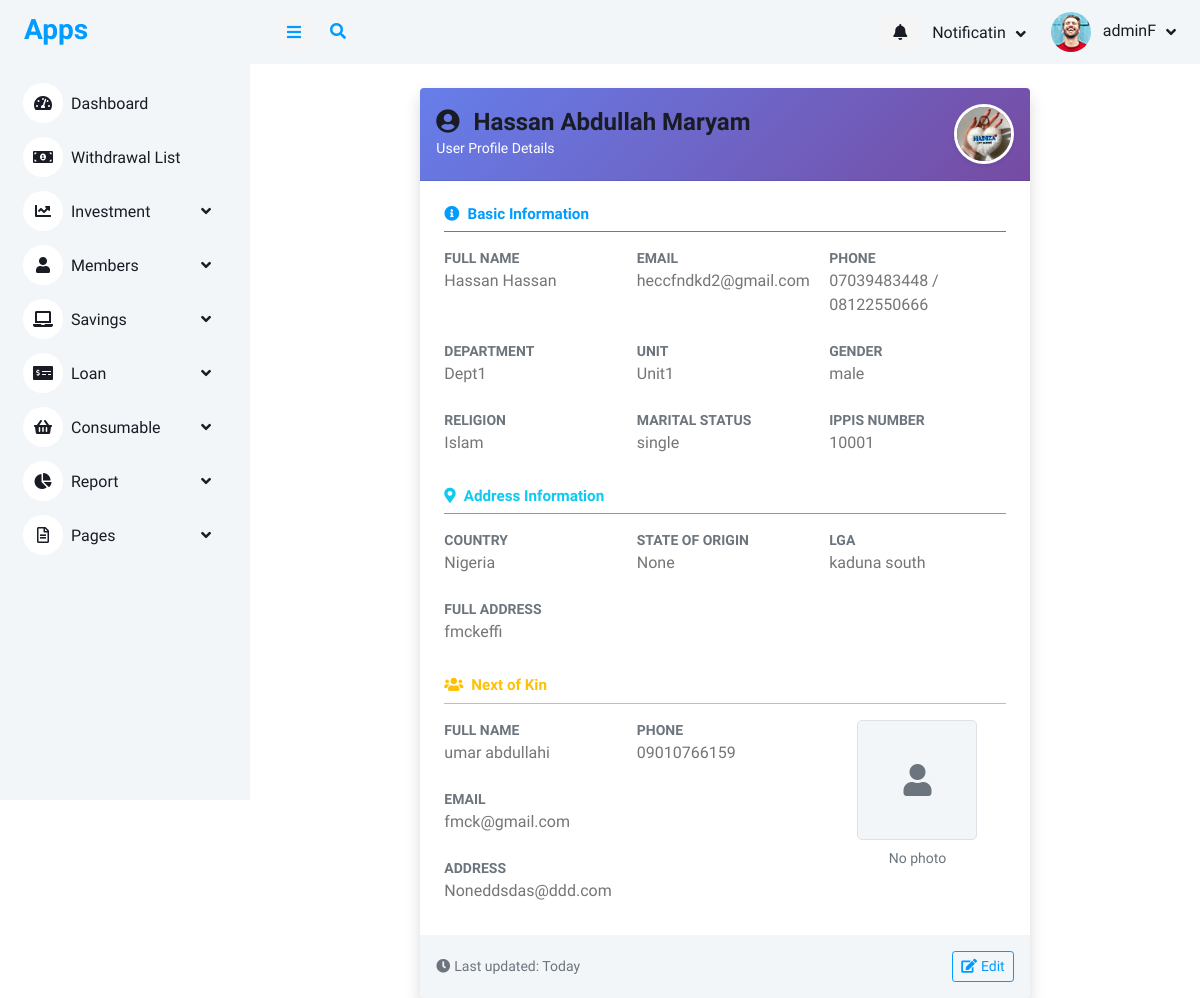
The app's page /member/1/ (signed in) with its own data.
### accounts/models.py (models this page shows, shortened)
class User(AbstractUser):
    first_name = models.CharField(max_length=100)
    last_name = models.CharField(max_length=100)
    other_name = models.CharField(max_length=100)
    date_of_birth = models.DateField(blank=True,null=True)
    username = models.CharField(max_length=100, unique=True)
    savings = models.IntegerField(blank=True,null=True)
    account_type = models.CharField(max_length=100,blank=True,null=True)
    department = models.CharField(max_length=100)
    unit = models.CharField(max_length=100)
    gender = models.ForeignKey(Gender, on_delete=models.CASCADE, blank=True, null=True)
    group = models.ForeignKey(UserGroup, on_delete=models.CASCADE, blank=True, null=True)
    marital_status = models.ForeignKey(MaritalStatus,on_delete=models.SET_NULL, null=True, blank=True)
    religion = models.ForeignKey(Religion, on_delete=models.SET_NULL, null=True, blank=True,)
    passport = models.ImageField(upload_to='passport', blank=True, null=True)
    phone1 = models.CharField(max_length=15,null=True, blank=True)
    phone2 = models.CharField(max_length=15, null=True, blank=True)
    email = models.EmailField(blank=True, null=True)
    member_number = models.CharField(max_length=100)

class Gender(models.Model):
    title = models.CharField(max_length=150)
    def __str__(self):
        return self.title

class Religion(models.Model):
    title = models.CharField(max_length=150)
    def __str__(self):
        return self.title

class MaritalStatus(models.Model):
    title = models.CharField(max_length=150)
    def __str__(self):
        return self.title

class Member(models.Model):
    member = models.OneToOneField(User, on_delete=models.CASCADE, null=True, blank=True,related_name='member')
    ippis = models.IntegerField(unique=True)  # Required and unique
    total_savings = models.DecimalField(max_digits=12, decimal_places=2, blank=True, null=True)

class Address(models.Model):
    user = models.OneToOneField(User, on_delete=models.SET_NULL, null=True, blank=True)
    country = models.CharField(max_length=200, blank=True, null=True)
    state_of_origin = models.ForeignKey('State', on_delete=models.SET_NULL, null=True, blank=True)
    local_government_area = models.CharField(max_length=250)
    address = models.CharField(max_length=500)

class NextOfKin(models.Model):
    user = models.OneToOneField(User, on_delete=models.SET_NULL, null=True, blank=True)
    full_names = models.CharField(max_length=150)
    phone_no = models.CharField(max_length=115)
    address = models.CharField(max_length=500)
    email = models.EmailField()
    netofkin_passport = models.ImageField(upload_to='netofkin_passport', blank=True, null=True)

### accounts/views.py (the view)
# urls.py: path("member/<int:id>/", views.member_detail, name="member_detail"),
@login_required
def member_detail(request, id):
    member = get_object_or_404(Member, id=id)
    user = member.member  # related User object
    address = getattr(user, 'address', None)
    next_of_kin = getattr(user, 'nextofkin', None)
    context = {"user": user, "member": member,"address": address, "next_of_kin": next_of_kin }
    return render(request, "accounts/member_detail.html", context)

### templates/accounts/member_detail.html (shortened to what this page needs)
{% extends 'base/base.html' %}
{% block content %}
<div class="container mt-4">
    <div class="row justify-content-center">
        <div class="col-lg-10 col-xl-8">
            <div class="card shadow border-0">
                <div class="card-header bg-gradient-primary text-white py-3">
                    <div class="row align-items-center">
                        <div class="col">
                            <h4 class="mb-0">
                                <i class="fas fa-user-circle me-2"></i>
                                {{ user.first_name }} {{ user.last_name }} {{ user.other_name }}
                            </h4>
                            <small class="opacity-75">User Profile Details</small>
                        </div>
                        <div class="col-auto">
                            {% if user.passport %}
                                <img src="{{ user.passport.url }}" class="rounded-circle border border-white border-3 shadow-sm" style="width: 60px; height: 60px; object-fit: cover;" alt="Profile">
                            {% else %}
                                <div class="bg-white bg-opacity-25 rounded-circle d-flex align-items-center justify-content-center" style="width: 60px; height: 60px;">
                                    <i class="fas fa-user text-white opacity-75"></i>
                                </div>
                            {% endif %}
                        </div>
                    </div>
                </div>
                <div class="card-body p-4">
                    <div class="row g-4">
                        <div class="col-12">
                            <h6 class="text-primary mb-3 border-bottom border-primary border-opacity-25 pb-2">
                                <i class="fas fa-info-circle me-2"></i>Basic Information
                            </h6>
                            <div class="row g-3">
                                <div class="col-md-4 col-sm-6">
                                    <small class="text-muted text-uppercase fw-bold d-block">Full Name</small>
                                    <p class="mb-2">{{ user.first_name }}  {{ user.first_name }}</p>
                                </div>
                                <div class="col-md-4 col-sm-6">
                                    <small class="text-muted text-uppercase fw-bold d-block">Email</small>
                                    <p class="mb-2">{{ user.email }}</p>
                                </div>
                                <div class="col-md-4 col-sm-6">
                                    <small class="text-muted text-uppercase fw-bold d-block">Phone</small>
                                    <p class="mb-2">{{ user.phone1 }}{% if user.phone2 %} / {{ user.phone2 }}{% endif %}</p>
                                </div>
                                <div class="col-md-4 col-sm-6">
                                    <small class="text-muted text-uppercase fw-bold d-block">Department</small>
                                    <p class="mb-2">{{ user.department }}</p>
                                </div>
                                <div class="col-md-4 col-sm-6">
                                    <small class="text-muted text-uppercase fw-bold d-block">Unit</small>
                                    <p class="mb-2">{{ user.unit }}</p>
                                </div>
                                <div class="col-md-4 col-sm-6">
                                    <small class="text-muted text-uppercase fw-bold d-block">Gender</small>
                                    <p class="mb-2">{{ user.gender }}</p>
                                </div>
                                <div class="col-md-4 col-sm-6">
                                    <small class="text-muted text-uppercase fw-bold d-block">Religion</small>
                                    <p class="mb-2">{{ user.religion }}</p>
                                </div>
                                <div class="col-md-4 col-sm-6">
                                    <small class="text-muted text-uppercase fw-bold d-block">Marital Status</small>
                                    <p class="mb-2">{{ user.marital_status }}</p>
                                </div>
                                <div class="col-md-4 col-sm-6">
                                    <small class="text-muted text-uppercase fw-bold d-block">IPPIS Number</small>
                                    <p class="mb-2 fw-semibold">{{ member.ippis }}</p>
                                </div>
                            </div>
                        </div>
                        {% if address %}
                        <div class="col-12">
                            <h6 class="text-info mb-3 border-bottom border-info border-opacity-25 pb-2">
                                <i class="fas fa-map-marker-alt me-2"></i>Address Information
                            </h6>
                            <div class="row g-3">
                                <div class="col-md-4">
                                    <small class="text-muted text-uppercase fw-bold d-block">Country</small>
                                    <p class="mb-2">{{ address.country }}</p>
                                </div>
                                <div class="col-md-4">
                                    <small class="text-muted text-uppercase fw-bold d-block">State of Origin</small>
                                    <p class="mb-2">{{ address.state_of_origin }}</p>
                                </div>
                                <div class="col-md-4">
                                    <small class="text-muted text-uppercase fw-bold d-block">LGA</small>
                                    <p class="mb-2">{{ address.local_government_area }}</p>
                                </div>
                                <div class="col-12">
                                    <small class="text-muted text-uppercase fw-bold d-block">Full Address</small>
                                    <p class="mb-2">{{ address.address }}</p>
                                </div>
                            </div>
                        </div>
                        {% endif %}
                        {% if next_of_kin %}
                        <div class="col-12">
                            <h6 class="text-warning mb-3 border-bottom border-warning border-opacity-25 pb-2">
                                <i class="fas fa-users me-2"></i>Next of Kin
                            </h6>
                            <div class="row g-3">
                                <div class="col-md-8">
                                    <div class="row g-3">
                                        <div class="col-sm-6">
                                            <small class="text-muted text-uppercase fw-bold d-block">Full Name</small>
                                            <p class="mb-2">{{ next_of_kin.full_names }}</p>
                                        </div>
                                        <div class="col-sm-6">
                                            <small class="text-muted text-uppercase fw-bold d-block">Phone</small>
                                            <p class="mb-2">{{ next_of_kin.phone_no }}</p>
                                        </div>
                                        <div class="col-12">
                                            <small class="text-muted text-uppercase fw-bold d-block">Email</small>
                                            <p class="mb-2">{{ next_of_kin.email }}</p>
                                        </div>
                                        <div class="col-12">
                                            <small class="text-muted text-uppercase fw-bold d-block">Address</small>
                                            <p class="mb-2">{{ next_of_kin.address }}</p>
                                        </div>
                                    </div>
                                </div>
                                <div class="col-md-4 text-center">
                                    {% if next_of_kin.netofkin_passport %}
                                        <img src="{{ next_of_kin.netofkin_passport.url }}" class="img-fluid rounded border shadow-sm" style="max-width: 120px; max-height: 120px; object-fit: cover;" alt="Next of Kin">
                                    {% else %}
                                        <div class="bg-light rounded border d-flex align-items-center justify-content-center mx-auto" style="width: 120px; height: 120px;">
                                            <i class="fas fa-user text-muted fa-2x"></i>
                                        </div>
                                        <small class="text-muted mt-2 d-block">No photo</small>
                                    {% endif %}
                                </div>
                            </div>
                        </div>
                        {% endif %}
                    </div>
                </div>
                <div class="card-footer bg-light border-0 d-flex justify-content-between align-items-center py-3">
                    <small class="text-muted">
                        <i class="fas fa-clock me-1"></i>Last updated: Today
                    </small>
                    <div class="btn-group">
                        <a href="{% url 'complete_profile' %}" class="btn btn-outline-primary btn-sm">
                            <i class="fas fa-edit me-1"></i>Edit
                        </a>
                    </div>
                </div>
            </div>
        </div>
    </div>
</div>
{% endblock content %}

### templates/include/navbar.html (shortened to what this page needs)
<nav class="navbar navbar-expand bg-light navbar-light sticky-top px-4 py-0">
    <a href="#" class="sidebar-toggler flex-shrink-0">
        <i class="fa fa-bars"></i>
    </a>
    <div class="nav-item">
    <a href="#" class="nav-link" data-bs-toggle="modal" data-bs-target="#inputPopupModal">
        <i class="fa fa-search me-lg-2"></i>
    </a>
</div>
    <div class="navbar-nav align-items-center ms-auto">
        <div class="nav-item dropdown">
            <a href="#" class="nav-link dropdown-toggle" data-bs-toggle="dropdown">
                <i class="fa fa-bell me-lg-2"></i>
                <span class="d-none d-lg-inline-flex">Notificatin</span>
            </a>
        </div>
        <div class="nav-item dropdown">
            <a href="#" class="nav-link dropdown-toggle" data-bs-toggle="dropdown">
                <img class="rounded-circle me-lg-2" src="/static/img/user.jpg" alt=""
                    style="width: 40px; height: 40px;">
                <span class="d-none d-lg-inline-flex">{{request.user.first_name}}</span>
            </a>
        </div>
    </div>
</nav>

### static/css/style.css (style rules this page uses)
:root { --primary: #009CFF; --light: #F3F6F9; --dark: #191C24; }
.btn { transition: .5s; }
.content .navbar .navbar-nav .nav-link { margin-left: 25px; padding: 12px 0; color: var(--dark); outline: none; }
.content .navbar .sidebar-toggler, .content .navbar .navbar-nav .nav-link i { width: 40px; height: 40px; display: inline-flex; align-items: center; justify-content: center; background: #f5f5f5; border-radius: 40px; }
.content .navbar .dropdown-toggle::after { margin-left: 6px; vertical-align: middle; border: none; content: "\f107"; font-family: "Font Awesome 5 Free"; font-weight: 900; transition: .5s; }

### templates/accounts/member_detail.html (style rules this page uses)
.bg-gradient-primary { background: linear-gradient(135deg, #667eea 0%, #764ba2 100%); }
.border-opacity-25 { --bs-border-opacity: 0.25; }
h6 { font-weight: 600; font-size: 0.95rem; }

### records on screen
User: user.first_name "adminF"
User: first_name "Hassan", last_name "Abdullah", other_name "Maryam", passport (picture), email "heccfndkd2@gmail.com", phone1 "07039483448", phone2 "08122550666", department "Dept1", unit "Unit1", gender "male", religion "Islam", marital_status "single"
Member: ippis "10001"
Address: country "Nigeria", state_of_origin "None", local_government_area "kaduna south", address "fmckeffi"
NextOfKin: full_names "umar abdullahi", phone_no "09010766159", email "fmck@gmail.com", address "Noneddsdas@ddd.com"
